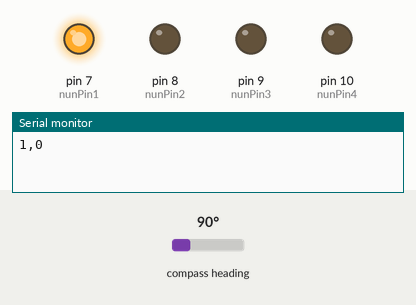
This sketch was run on a simulated Arduino Uno, built with avr-gcc and run on an emulated ATmega328P. On the bench: output pins drawn as LEDs (lit = HIGH), the last lines printed to the serial monitor. Wiring (inferred from the names in the program): HMC5883L compass at I2C address 0x1E. The inputs (shaded band) are chosen by the test bench; at power-on: compass heading 90°.

Above: at 0.05 s.
At 0.65 s:
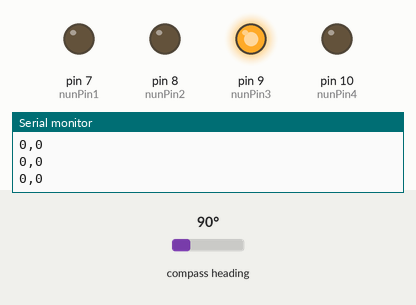
At 1.36 s:
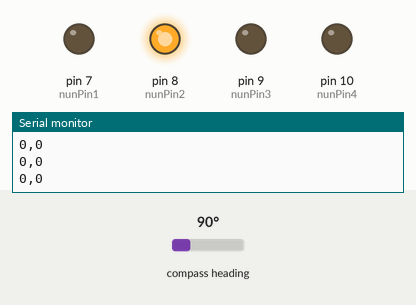
At 2.78 s:
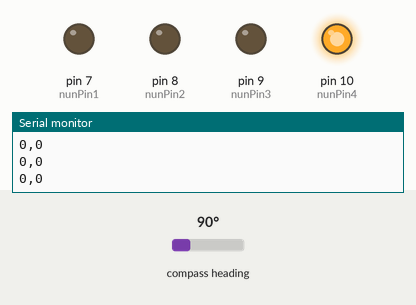
Timing chart, 0 to 3.1 s (numbered marks = the images above):
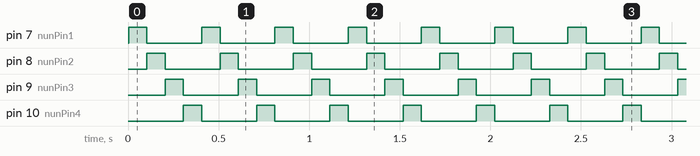

The sketch:

accel_four.ino
```cpp
/*
============================
  www.kingstonhack.space
=============================

 edited from original script by
 Jordan McConnell (SparkFun Electronics)
 created on: 4/6/19

 This script is designed to read data from 4 accelerometers
 attached to one arduino board

 Analog input 4 I2C SDA
 Analog input 5 I2C SCL
*/

#include <Wire.h> //I2C Arduino Library

#define address 0x1E //0011110b, I2C 7bit address of HMC5883

int state = 1;

int nunPin1 = 7;
int nunPin2 = 8;
int nunPin3 = 9;
int nunPin4 = 10;

int nun_1_x =0;int nun_1_y =0;int nun_1_z =0;
int nun_2_x =0;int nun_2_y =0;int nun_2_z =0;
int nun_3_x =0;int nun_3_y =0;int nun_3_z =0;
int nun_4_x =0;int nun_4_y =0;int nun_4_z =0;

void setup(){

   pinMode(nunPin1, OUTPUT);
   pinMode(nunPin2, OUTPUT);
   pinMode(nunPin3, OUTPUT);
   pinMode(nunPin4, OUTPUT);

  //Initialize Serial and I2C communications
  Serial.begin(9600);
  Wire.begin();

  //Put the HMC5883 IC into the correct operating mode
  // both accelerometers must start out high

  //accelerometer 1
  digitalWrite(nunPin1, HIGH);
  digitalWrite(nunPin2, LOW);
  digitalWrite(nunPin3, LOW);
  digitalWrite(nunPin4, LOW);

  Wire.beginTransmission(address);
  Wire.write(0x02);
  Wire.write(0x00);
  Wire.endTransmission();

  //accelerometer 2
  digitalWrite(nunPin1, LOW);
  digitalWrite(nunPin2, HIGH);
  digitalWrite(nunPin3, LOW);
  digitalWrite(nunPin4, LOW);

  Wire.beginTransmission(address);
  Wire.write(0x02);
  Wire.write(0x00);
  Wire.endTransmission();

  //accelerometer 3
  digitalWrite(nunPin1, LOW);
  digitalWrite(nunPin2, LOW);
  digitalWrite(nunPin3, HIGH);
  digitalWrite(nunPin4, LOW);

  Wire.beginTransmission(address);
  Wire.write(0x02);
  Wire.write(0x00);
  Wire.endTransmission();

  //accelerometer 4
  digitalWrite(nunPin1, LOW);
  digitalWrite(nunPin2, LOW);
  digitalWrite(nunPin3, LOW);
  digitalWrite(nunPin4, HIGH);

  Wire.beginTransmission(address);
  Wire.write(0x02);
  Wire.write(0x00);
  Wire.endTransmission();
}

void loop(){

  int x,y,z; //triple axis data

  //Tell the HMC5883 where to begin reading data
  Wire.beginTransmission(address);
  Wire.write(0x03); //select register 3, X MSB register
  Wire.endTransmission();

 //Read data from each axis, 2 registers per axis
  Wire.requestFrom(address, 6);
  if(6<=Wire.available()){
    x = Wire.read()<<8; //X msb
    x |= Wire.read(); //X lsb
    z = Wire.read()<<8; //Z msb
    z |= Wire.read(); //Z lsb
    y = Wire.read()<<8; //Y msb
    y |= Wire.read(); //Y lsb
  }
    //For debugging
    //Print out values of each axis
    //  Serial.print("x: ");
    //  Serial.print(x);
    //  Serial.print("  y: ");
    //  Serial.print(y);
    //  Serial.print("  z: ");
    //  Serial.println(z);
    //  Serial.print (state);
  switch(state){
    case 1:
        nun_1_x =x; nun_1_y =y; nun_1_z =z;
    break;

    case 2:
        nun_2_x =x; nun_2_y =y; nun_2_z =z;
    break;

    case 3:
        nun_3_x =x; nun_3_y =y; nun_3_z =z;
    break;

    case 4:
        nun_4_x =x; nun_4_y =y; nun_4_z =z;
    break;
    }

  int l_x_diff = nun_1_x-nun_2_x;
  int l_y_diff = nun_1_y-nun_2_y;
  int l_z_diff = nun_1_z-nun_2_z;

  int r_x_diff = nun_3_x-nun_4_x;
  int r_y_diff = nun_3_y-nun_4_y;
  int r_z_diff = nun_3_z-nun_4_z;

//If sufficient difference between reading write to the serial port
  if(nun_1_x-nun_2_x<200 &&
      nun_1_y-nun_2_y<200 &&
        nun_1_z-nun_2_z<200)
        {Serial.print("0");}
        else{Serial.print("1");}
Serial.print(",");
   if(nun_3_x-nun_4_x<200 &&
      nun_3_y-nun_4_y<200 &&
        nun_3_z-nun_4_z<200)
        {Serial.println("0");}
        else{Serial.println("1");}
  change_accel();
  delay(100);
}

void change_accel()      // Swaps between accellerometers
{
  if (state == 1)
  {
    digitalWrite(nunPin1, HIGH);
    digitalWrite(nunPin2,LOW);
    digitalWrite(nunPin3,LOW);
    digitalWrite(nunPin4,LOW);
    state = 2;

  }
  else if (state == 2)
  {

    digitalWrite(nunPin1, LOW);
    digitalWrite(nunPin2,HIGH);
    digitalWrite(nunPin3, LOW);
    digitalWrite(nunPin4, LOW);
    state = 3;
  }
  else if (state == 3)
  {
    digitalWrite(nunPin1, LOW);
    digitalWrite(nunPin2,LOW);
    digitalWrite(nunPin3,HIGH);
    digitalWrite(nunPin4,LOW);
    state = 4;
  }
  else if (state == 4)
  {
    digitalWrite(nunPin1, LOW);
    digitalWrite(nunPin2,LOW);
    digitalWrite(nunPin3,LOW);
    digitalWrite(nunPin4,HIGH);
    state = 1;
  }
  return;
}

void begintransmission(){
Wire.begin();
  Wire.beginTransmission(address); //open communication with HMC5883
  Wire.write(0x02); //select mode register
  Wire.write(0x00); //continuous measurement mode
  Wire.endTransmission();
}
```

Measured:
- by itself, pin 7 (nunPin1), pin 8 (nunPin2), pin 9 (nunPin3), pin 10 (nunPin4): alternates HIGH for 0.10 s and LOW for 0.30 s
